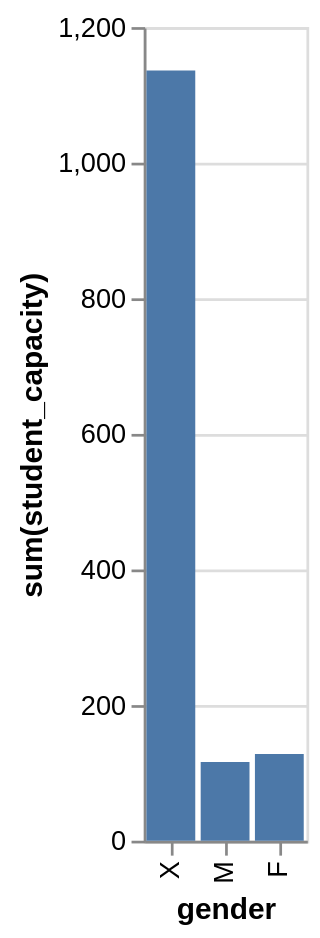

The specification (Vega-Lite) saved for this image:
### Vega-Lite specification from a JSON file in a GitHub repository (floating-point values rounded to 4 significant figures)
{"data": {"values": [{"x_data": "X", "y_data": 1136}, {"x_data": "M", "y_data": 116}, {"x_data": "F", "y_data": 128}]}, "mark": "bar", "encoding": {"x": {"field": "x_data", "type": "nominal", "title": "gender", "sort": "descending"}, "y": {"field": "y_data", "type": "quantitative", "title": "sum(student_capacity)"}}}
